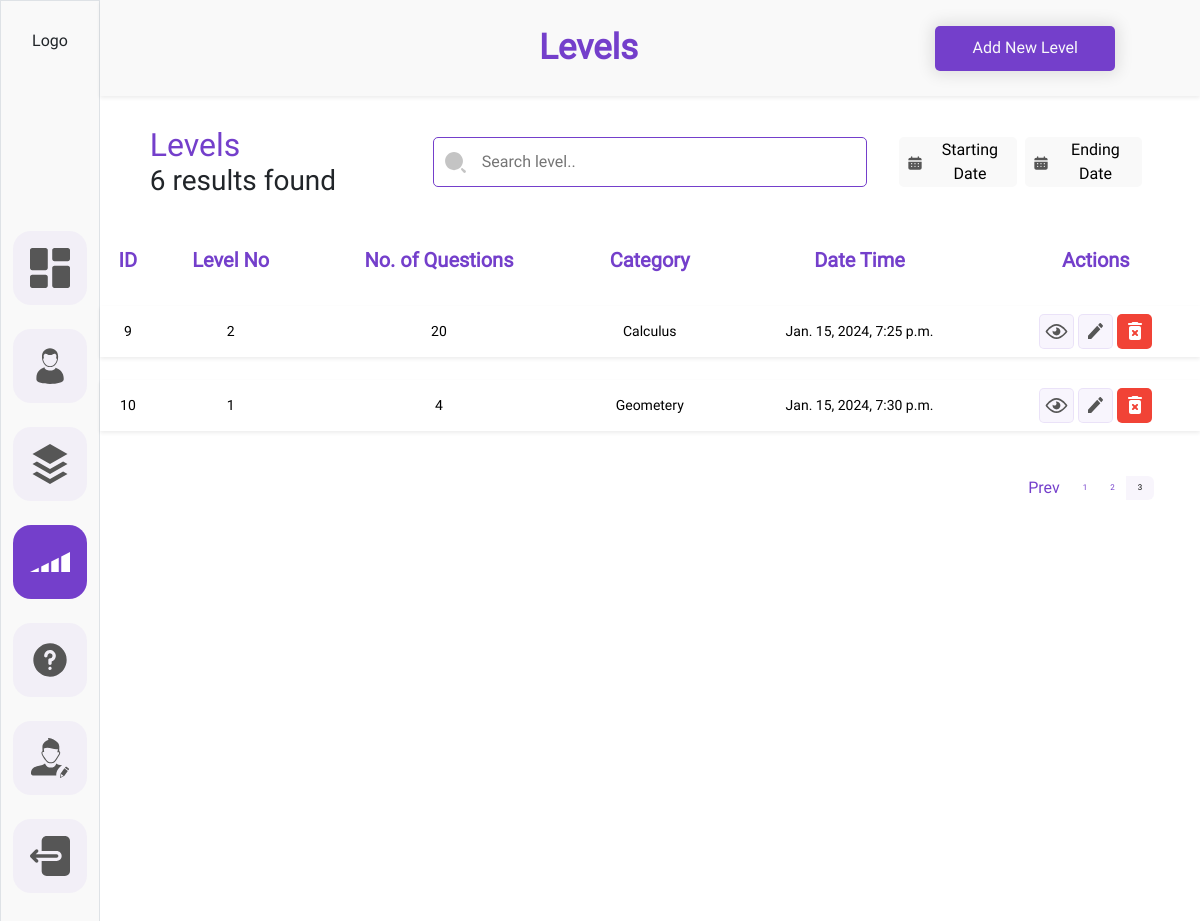
Before: /myadmin/levels/?page=4 with the older database file.
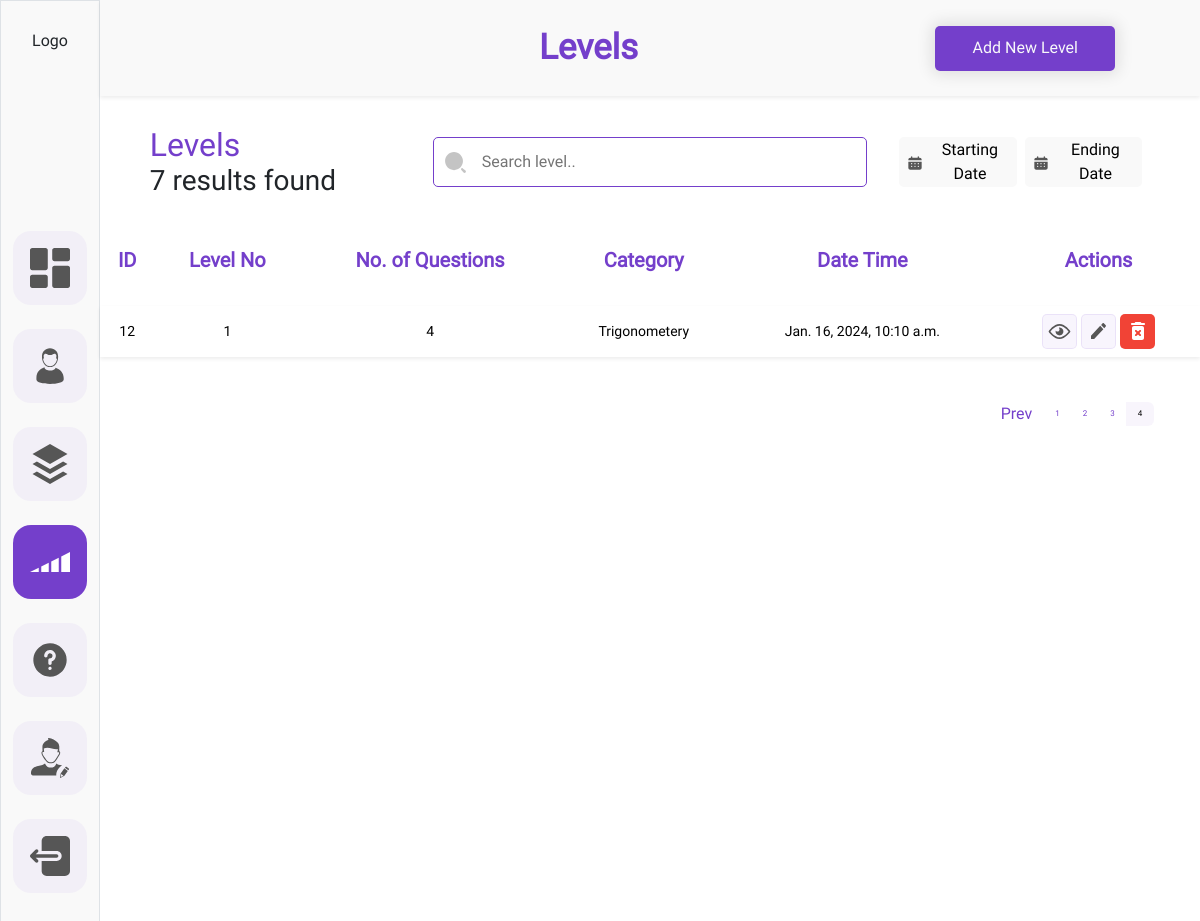
After: the same page with the newer database file.
### adminDashboard/models.py (models this page shows, shortened)
class Level(BaseModel):
    level_no = models.IntegerField()
    number_of_questions = models.IntegerField()
    level_category = models.ForeignKey(Category,on_delete=models.CASCADE)
    class Meta:
        unique_together = ('level_no', 'level_category')

class Category(BaseModel):
    category_title = models.CharField(max_length=CharFieldSizes.XXX_LARGE)
    category_description = models.TextField()
    category_image = models.ImageField(upload_to='category_images')
    def __str__(self):
        return self.category_title

### adminDashboard/views.py (the view)
# urls.py: path('levels/', views.levels, name='levels'),
def levels(request):
    context={
        'startdate': request.GET.get('startdate',None),
        'enddate': request.GET.get('enddate',None),
        'seachbar': request.GET.get('search-bar',None),
        'records' : Level.objects.all(),
        'records_count' : Level.objects.all().count,
    }
    if context['startdate'] and context['enddate']:
        context['records'] = context['records'].filter(created_at__range=(context['startdate'], context['enddate']))
    elif context['startdate']:
        context['records'] = context['records'].filter(created_at__gte=context['startdate'])
    elif context['enddate']:
        context['records'] = context['records'].filter(created_at__lte=context['enddate'])
    if context['seachbar']:
        context['records'] = context['records'].filter(Q(level_no__icontains=context['seachbar']) | Q(number_of_questions__icontains=context['seachbar']))
    paginator = Paginator(context['records'],2)
    page = request.GET.get('page')
    try:
        records_within_range = paginator.page(page)
    except PageNotAnInteger:
        records_within_range = paginator.page(1)
    except EmptyPage:
        records_within_range = paginator.page(paginator.num_pages)
    level_count = context['records'].count()
    context['records']= records_within_range
    context['level_count'] = level_count
    return render(request,'admin_dashboard/level.html' ,context)

### templates/admin_dashboard/level.html (shortened to what the changed rows need)
{% load static %}
<!DOCTYPE html>
<html lang="en">
<head>
    <link
    href="https://cdn.jsdelivr.net/npm/bootstrap@5.3.2/dist/css/bootstrap.min.css"
    rel="stylesheet"
  />
  <link rel="stylesheet" href="{% static 'admin_dashboard/css/common.css'%}">
  <link rel="stylesheet" href="{% static 'admin_dashboard/css/category.css'%}">
  <link rel="stylesheet" href="{% static 'admin_dashboard/css/users.css'%}">
</head>
<body>
    <div class="container-fluid">
        <div class="row ">
            <div class="col-11 h-100">
                <div class="row p-2 bg-sidebar shadow-sm heading-container-height">
                    <div class="col-6 d-flex justify-content-end align-items-center ">
                        <div class= "">
                            <h1 class="dashboard__heading m-0">Levels</h1>
                        </div>
                    </div>
                </div>
                <form id="searchForm" action="{% url 'levels'%}" method='GET'>
                <div class="row justify-content-center margintop gap-2">
                  <div class="col-3">
                    <div class="">
                      <div class="d-flex flex-column">
                        <div class="">
                          <h2 class="user-title m-0 p-0">Levels</h2>
                        </div>
                        <div>
                          <h3 class="user-title-desc m-0 p-0">{{records_count }} results found</h3>
                        </div>
                      </div>
                    </div>
                  </div>
                </div>
              </form>
                <div class="row justify-content-center mt-3">
                    <div class="col p-0">
                        <div class="">
                            <div class="">
                                <table class="table table-hover table-borderless">
                                    <thead>
                                        <tr>
                                          <th class="table-head">ID</th>
                                          <th class="table-head">Level No</th>
                                          <th class="table-head">No. of Questions</th>
                                          <th class="table-head">Category</th>
                                          <th class="table-head">Date Time</th>
                                          <th class="table-head">Actions</th>
                                        </tr>
                                      </thead>
                                      <tbody>
                                        {% if records %}
                                        {% for record  in records %}
                                        <tr class="tr shadow-sm ">
                                          <td>{{record.id}}</td>
                                          <td>{{record.level_no}}</td>
                                          <td>{{record.number_of_questions}}</td>
                                          <td>{{record.level_category}}</td>
                                          <td>{{record.created_at}}</td>
                                          <td>
                                            <div class="d-flex justify-content-center align-items-center gap-1">
                                                <div class="">
                                                    <a class="action-btns action-btns-view" href="{% url 'level-details' pk=record.id%}">
                                                    </a>
                                                </div>
                                                <div class="">
                                                    <a class="action-btns action-btns-view" href="{% url 'level-update' pk=record.id%}">
                                                    </a>
                                                </div>
                                                <div class="">
                                                    <a class="action-btns action-btns-remove" href="#" onclick=deleterecord({{record.id}}) data-bs-toggle="modal" data-bs-target="#user-successfully-delet-modal">
                                                    </a>
                                                </div>
                                            </div>
                                          </td>
                                        </tr>
                                        {% endfor %}
                                        {% endif %}
                                      </tbody>
                                  </table>
                            </div>
                        </div>
                    </div>
                </div>
            <div class="row justify-content-center">
              <div class="col-11 d-flex justify-content-end p-0">
                <nav aria-label="Page navigation example">
                  <ul class="pagination justify-content-end">
                    {% for page_num in records.paginator.page_range %}
                    <li class="page-item  d-flex justify-content-center align-items-center">
                      <a class="page-link border-0 {% if records.number == page_num %} custom_active {% endif %}" href="?page={{ page_num }}">{{ page_num }}</a>
                    </li>
                    {% endfor %}
                  </ul>
                </nav>
              </div>
            </div>
            </div>
        </div>
    </div>
</body>
</html>

Changed rows visible on the page:
no longer on this page (row unchanged): Level: id "9", level_no "2", number_of_questions "20", level_category "Calculus", created_at "Jan. 15, 2024, 7:25 p.m."
no longer on this page (row unchanged): Level: id "10", level_no "1", number_of_questions "4", level_category "Geometery", created_at "Jan. 15, 2024, 7:30 p.m."
added Level: id "12", level_no "1", number_of_questions "4", level_category "Trigonometery", created_at "Jan. 16, 2024, 10:10 a.m."
Other visible differences:
{{ records_count }}: "6" → "7"
new list line: "4"
